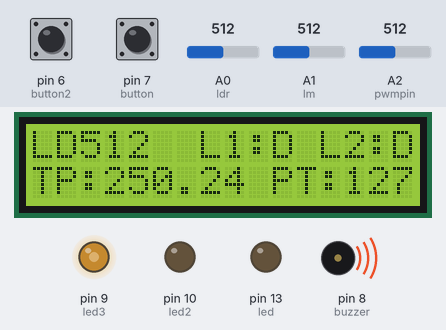
Recording of a sketch running on a simulated Arduino Uno, built with avr-gcc and run on an emulated ATmega328P. Parts: 16×2 character LCD, output pins drawn as LEDs (lit = HIGH), buzzer (waves = sounding). The inputs (shaded band) are chosen by the test bench; at power-on: pin 6 (button2) HIGH, pin 7 (button) HIGH, A0 (ldr) = 512, A2 (pwmpin) = 512, A1 (lm) = 512. What the sketch prints to the serial monitor is not drawn.

Above: at 1.2 s.
1.3 s: pin 6 (button2) pulled LOW for 0.15 s
At 1.38 s:
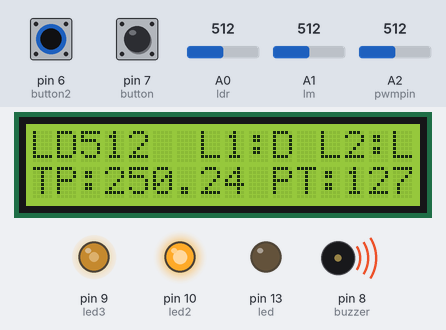
2.9 s: pin 7 (button) pulled LOW for 0.15 s
At 3.0 s:
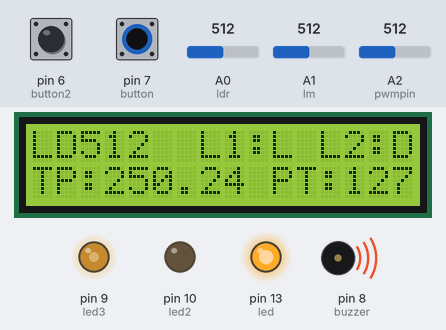
4.5 s: A0 (ldr) set to 488
At 5.5 s:
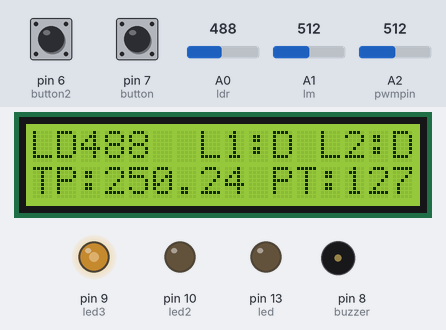
6.0 s: A2 (pwmpin) set to 716
At 7.2 s:
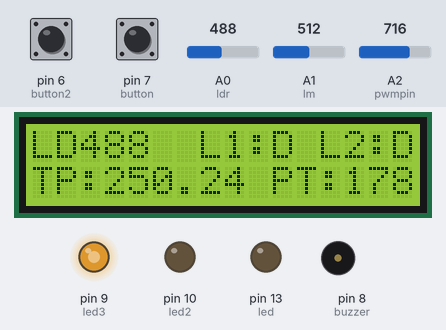
7.5 s: A0 (ldr) set to 510
At 8.7 s:
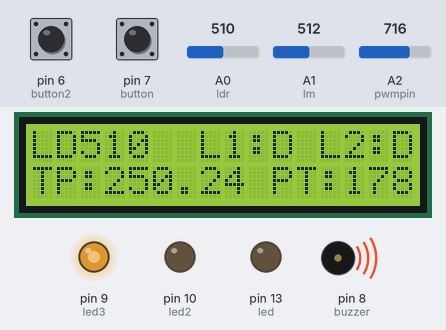
9.0 s: A2 (pwmpin) set to 900
At 9.5 s:
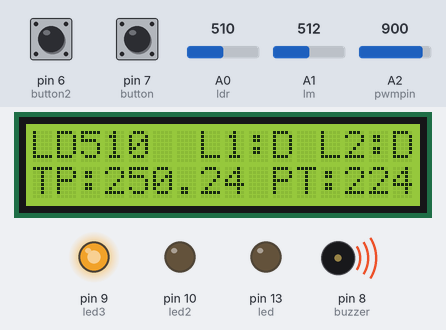
Timing chart, 0 to 11.5 s (numbered marks = the images above; inputs shaded):
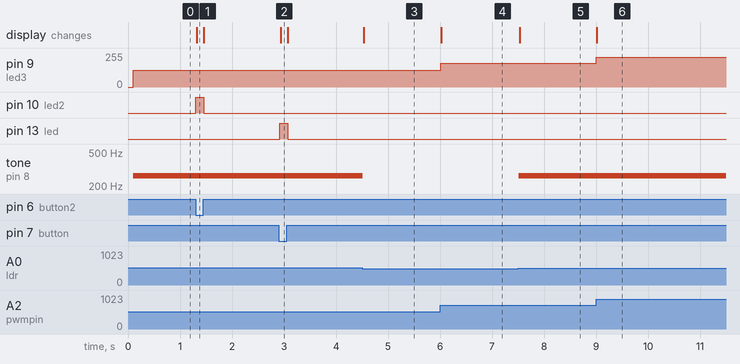

The sketch:

desafio1arduino.ino
```cpp
#include <Adafruit_LiquidCrystal.h>

int led=13;
int led2=10;
int led3=9;
int button=7;
int button2=6;
int buzzer=8;
int ldr=A0;
int lm=A1;
int pwmpin=A2;

int buttonState = 0;
int buttonState2 = 0;

Adafruit_LiquidCrystal lcd_1(0);

void setup() {
lcd_1.begin(16,2);
lcd_1.print("LD     L1:  L2: ");
lcd_1.setCursor(0,1);
lcd_1.print("TP:       PT:   ");

pinMode(led,OUTPUT);
pinMode(led2,OUTPUT);
pinMode(led3,OUTPUT);
pinMode(buzzer,OUTPUT);
pinMode(button,INPUT_PULLUP);
pinMode(button2,INPUT_PULLUP);
Serial.begin(9600);
}

int leitura_botao() {
buttonState = digitalRead(button);
return buttonState;
}

int leitura_botao2() {
buttonState2 = digitalRead(button2);
return buttonState2;
}

void controlebuzzer(float ldrvalor) {
if (ldrvalor>500)
tone(buzzer, 264);
else
noTone (buzzer);
}

int escala(int pwmvalor) {
int pwm;
pwm = map(pwmvalor, 0, 1023, 0, 255);
return pwm;
}

void decisao_led() {
  if (buttonState==LOW){
  lcd_1.setCursor(10,0);
  lcd_1.print("L");
  }
  else {
  lcd_1.setCursor(10,0);
  lcd_1.print("D");
  }
}

void decisao_led2() {
if (buttonState2==LOW){
  lcd_1.setCursor(15,0);
  lcd_1.print("L");
  }
  else {
  lcd_1.setCursor(15,0);
  lcd_1.print("D");
  }
}

void exibe_pwm(int poten) {
  if (poten < 100){
lcd_1.setCursor(13,1);
lcd_1.print(poten);
 lcd_1.setCursor(15,1);
lcd_1.print(" ");
  }
  else if (poten < 10)
    {
lcd_1.setCursor(14,1);
lcd_1.print(poten);
 lcd_1.setCursor(15,1);
lcd_1.print("  ");
  }
  else
     {
lcd_1.setCursor(13,1);
lcd_1.print(poten);
 }
}

void exibe_ldr(int ldr) {
lcd_1.setCursor(2,0);
lcd_1.print(ldr);
  if (ldr < 1000){
 lcd_1.setCursor(5,0);
lcd_1.print("  ");
  }

}

void exibe_temp(float temper) {
lcd_1.setCursor(3,1);
lcd_1.print(temper);
  if (temper < 10){
 lcd_1.setCursor(7,1);
lcd_1.print("  ");
  }
  else if (temper < 100)
    {
 lcd_1.setCursor(8,1);
lcd_1.print("  ");
  }
}

void controled() {
if(buttonState==LOW)
digitalWrite(led,HIGH);
else
digitalWrite(led,LOW);
}

void controled2() {
if(buttonState2==LOW)
digitalWrite(led2,HIGH);
else
digitalWrite(led2,LOW);
}

void controled3(int pot){
analogWrite(led3,pot);
}

int leitura_ldr(){
  int ldrvalor;
  ldrvalor = analogRead(ldr);
  Serial.println(ldrvalor);
  return ldrvalor;
}

float leitura_temp() {
float temperatura = (float(analogRead(lm))*5.0/(1023))/0.01;
return temperatura;
}

int leitura_pwm(){
  int pwmvalor;
  pwmvalor = analogRead(pwmpin);
  Serial.println(pwmvalor);
  return pwmvalor;
}

void loop(){

float tempvalor;
int valor;
int pwm;
int pwmap;
int ldrvalor;
int esc;

leitura_botao();
controled();
decisao_led();

leitura_botao2();
controled2();
decisao_led2();

ldrvalor=leitura_ldr();
controlebuzzer(ldrvalor);
exibe_ldr(ldrvalor);

pwm=leitura_pwm();
pwmap=escala(pwm);

controled3(pwmap);
exibe_pwm(pwmap);

tempvalor=leitura_temp();
exibe_temp(tempvalor);
}
```

Measured:
- the behaviour switches between 501 and 500 on A0 (ldr) (found by bisection; images 2 and 3)
- after the input at 1.3 s, pin 10 (led2): LOW → HIGH at once, → LOW 0.15 s later; the display: changes at once (image 1)
- after the input at 2.9 s, pin 13 (led): LOW → HIGH at once, → LOW 0.15 s later; the display: changes at once (image 2)
- after the input at 4.5 s, tone on pin 8 (buzzer): 264 Hz → silent at once; the display: changes at once (image 3)
- after the input at 6.0 s, pin 9 (led3): 127/255 → 178/255 at once; the display: changes at once (image 4)
- after the input at 7.5 s, tone on pin 8 (buzzer): silent → 264 Hz at once; the display: changes at once (image 5)
- after the input at 9.0 s, pin 9 (led3): 178/255 → 224/255 at once; the display: changes at once (image 6)
